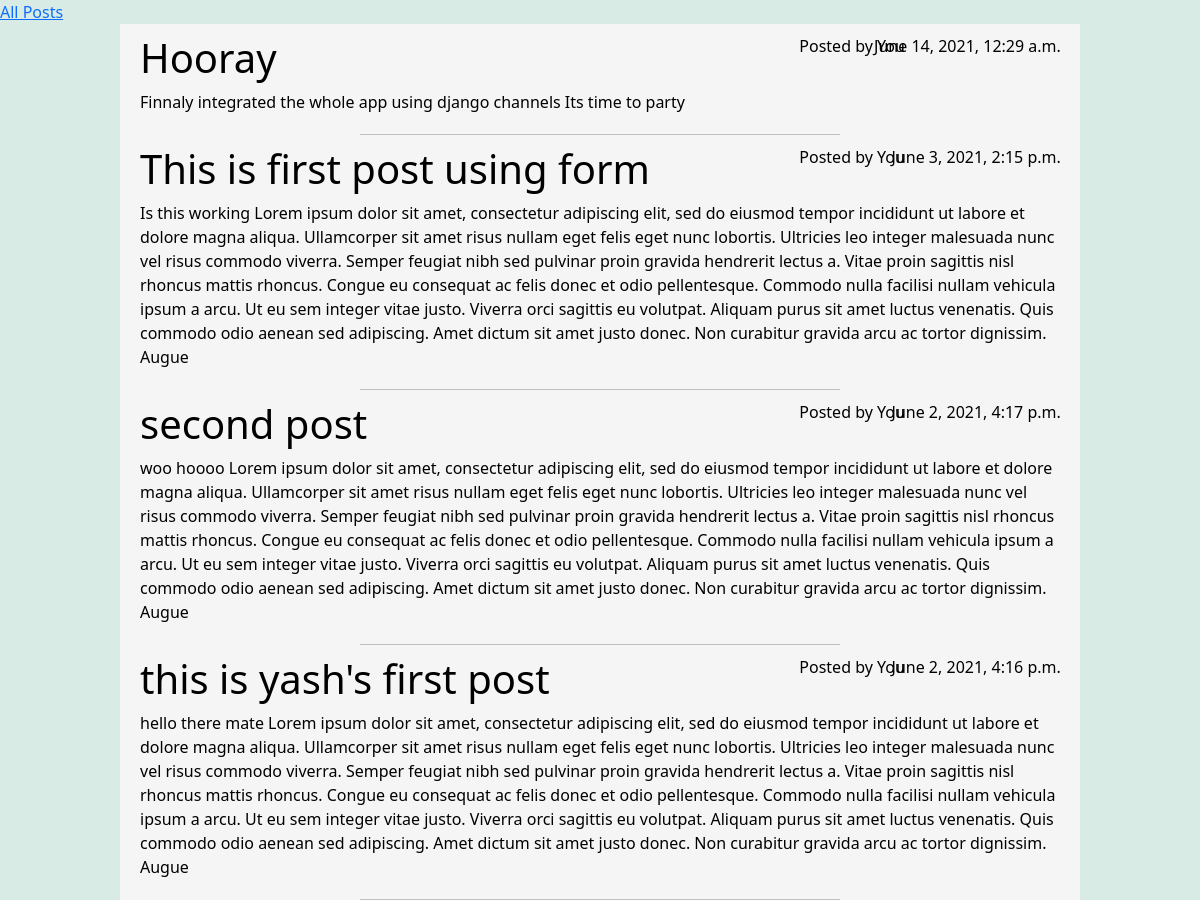
Screenshot of /my_posts (signed in) with the database file from the repository.
### post/models.py (models this page shows, shortened)
class Post(models.Model):
    title = models.CharField(max_length = 100)
    content = models.TextField()
    date_posted = models.DateTimeField(default = timezone.now)
    author = models.ForeignKey(User, on_delete = models.CASCADE, related_name="posts")
    liked_users = models.ManyToManyField(User, related_name="liked_posts")

### post/views.py (the view)
# urls.py: path("my_posts", views.my_posts, name="my_posts"),
@login_required(login_url="users:login")
def my_posts(request):
    posts =  request.user.posts.all().order_by("-date_posted")
    return render(request, "post/index.html", {
        "posts" : posts,
        "message": "You haven't posted anything yet. Add your first post!!",
        "index": False
    })

### post/templates/post/index.html (shortened to what this page needs)
{% extends "post/layout.html" %}
{% block body %}
    {% if index %}
        <form add="{% url 'post:add_post' %}" method="POST">
            {% csrf_token %}
            {{form}}
            <input type="submit" value="Add">
        </form>
        <a href="{% url 'post:my_posts' %}">Your posts</a>
        <a href="{% url 'users:index' %}">Home</a>
    {% else %}
        <a href="{% url 'post:index' %}">All Posts</a>
    {% endif %}
    <div class="post-container">
        {% for post in posts %}
            <a href="{% url 'post:view_post' post.id %}" class="post_link">
                <div class="post">
                    <h1 class="title"> {{ post.title }} </h1>
                    <div class="author"> Posted by
                        {% if request.user == post.author %}
                            You
                        {% else %}
                            {{ post.author.first_name}}
                        {% endif %}
                    </div>
                    <div class="date"> {{ post.date_posted }} </div>
                    <div class="content"> {{ post.content }} </div>
                </div>
            </a>
            <hr style="width:50%; margin: auto; color:rgb(37, 32, 32);">
        {% empty %}
            <div class="empty">
                <h1> {{message}}</h1>
                <a href="{% url 'post:add_post' %}">Add post</a>
            </div>
        {% endfor %}
    </div>
{% endblock %}

### post/static/post/styles.css (style rules this page uses)
* { margin: 0; box-sizing: border-box; }
body, .empty { background-color: #d8ebe4; }
.title, .date, .author { display: inline-block; }
.author { position: absolute; right: 60px; margin-right: 12%; font-weight: 500; }
.date { position: absolute; right: 0; margin-right: 2%; font-weight: 500; }
.post, .post-view { display: block; color: black; position: relative; -webkit-margin-collapse: collapse; margin-bottom: 10px; padding: 10px 20px 10px; transition: all 0.3s ease-in-out; }
.post-container { position: relative; margin: 0 10%; background-color: whitesmoke; animation-name: example; animation-duration: 1s; }
.post_link { text-decoration: none; }

### rows the page displays
Post: title "Hooray", shows "You", date_posted "June 14, 2021, 12:29 a.m.", content "Finnaly integrated the whole app using django channels Its time to party"
Post: title "This is first post using form", shows "You", date_posted "June 3, 2021, 2:15 p.m.", content "Is this working Lorem ipsum dolor sit amet, consectetur adipiscing elit, sed do eiusmod tempor incididunt ut labore et dolore magna aliqua. Ullamcorper sit amet risus nullam eget felis eget nunc lobortis. Ultricies leo integer malesuada nunc vel risus commodo viverra. Semper feugiat nibh sed pulvinar proin gravida hendrerit lectus a. Vitae proin sagittis nisl rhoncus mattis rhoncus. Congue eu consequat ac felis donec et odio pellentesque. Commodo nulla facilisi nullam vehicula ipsum a arcu. Ut eu sem integer vitae justo. Viverra orci sagittis eu volutpat. Aliquam purus sit amet luctus venenatis. Quis commodo odio aenean sed adipiscing. Amet dictum sit amet justo donec. Non curabitur gravida…"
Post: title "second post", shows "You", date_posted "June 2, 2021, 4:17 p.m.", content "woo hoooo Lorem ipsum dolor sit amet, consectetur adipiscing elit, sed do eiusmod tempor incididunt ut labore et dolore magna aliqua. Ullamcorper sit amet risus nullam eget felis eget nunc lobortis. Ultricies leo integer malesuada nunc vel risus commodo viverra. Semper feugiat nibh sed pulvinar proin gravida hendrerit lectus a. Vitae proin sagittis nisl rhoncus mattis rhoncus. Congue eu consequat ac felis donec et odio pellentesque. Commodo nulla facilisi nullam vehicula ipsum a arcu. Ut eu sem integer vitae justo. Viverra orci sagittis eu volutpat. Aliquam purus sit amet luctus venenatis. Quis commodo odio aenean sed adipiscing. Amet dictum sit amet justo donec. Non curabitur gravida arcu…"
Post: title "this is yash's first post", shows "You", date_posted "June 2, 2021, 4:16 p.m.", content "hello there mate Lorem ipsum dolor sit amet, consectetur adipiscing elit, sed do eiusmod tempor incididunt ut labore et dolore magna aliqua. Ullamcorper sit amet risus nullam eget felis eget nunc lobortis. Ultricies leo integer malesuada nunc vel risus commodo viverra. Semper feugiat nibh sed pulvinar proin gravida hendrerit lectus a. Vitae proin sagittis nisl rhoncus mattis rhoncus. Congue eu consequat ac felis donec et odio pellentesque. Commodo nulla facilisi nullam vehicula ipsum a arcu. Ut eu sem integer vitae justo. Viverra orci sagittis eu volutpat. Aliquam purus sit amet luctus venenatis. Quis commodo odio aenean sed adipiscing. Amet dictum sit amet justo donec. Non curabitur…"
